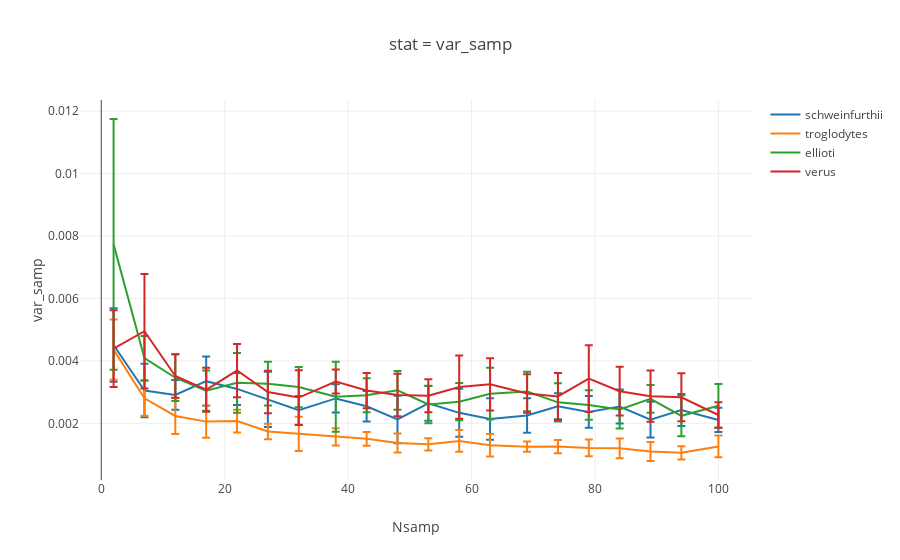

The notebook cell saved with this chart:
### Code cell
## Var
var_select= 'var_samp'

fig= [go.Scatter(
    x= samp_order,
    y= [np.nanmean(syndicate_dict[pop][x][var_select]) for x in samp_order],
    error_y= dict(
        array= [np.nanstd(syndicate_dict[pop][x][var_select]) for x in samp_order],
        type= 'data',
        #symmetric= True,
        visible=True
    ),
    name= pop
) for pop in syndicate_dict.keys()]

layout= go.Layout(
    title=  'stat = {}'.format(var_select),
    xaxis= dict(
        title= 'Nsamp'
    ),
    yaxis= dict(
        title= var_select
    )
)

Figure= go.Figure(data=fig, layout= layout)
iplot(Figure)
